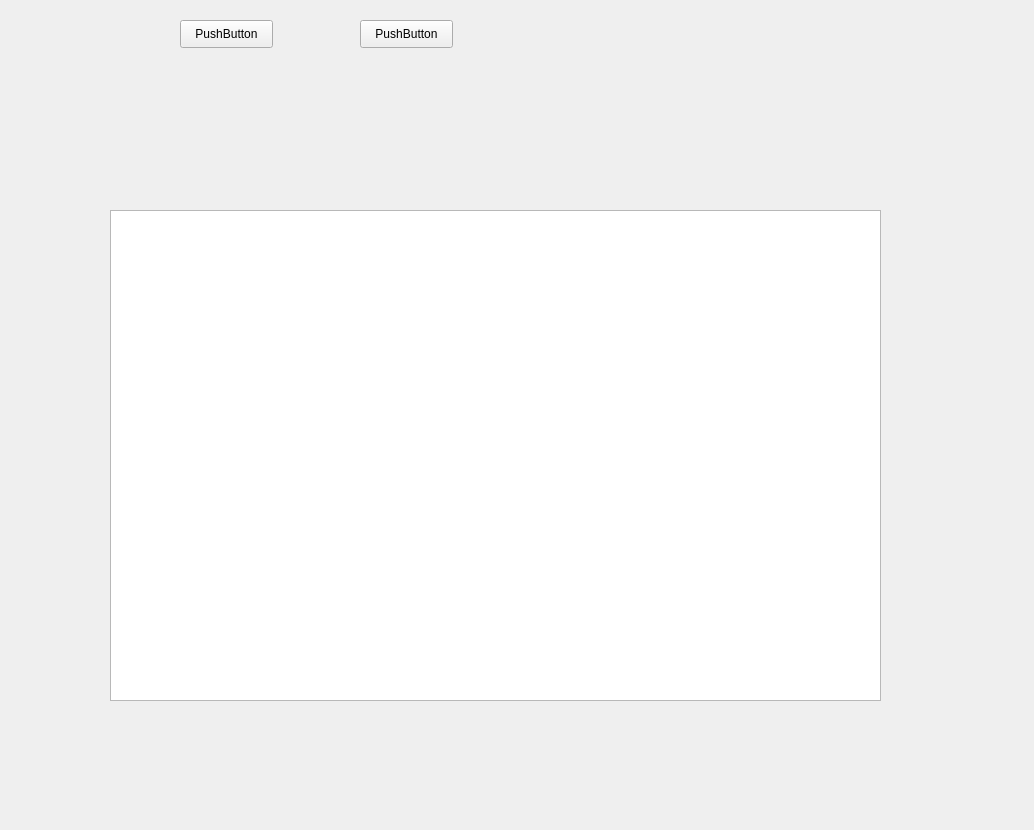
<?xml version="1.0" encoding="UTF-8"?>
<ui version="4.0">
 <class>Send</class>
 <widget class="QWidget" name="Send">
  <property name="geometry">
   <rect>
    <x>0</x>
    <y>0</y>
    <width>1034</width>
    <height>830</height>
   </rect>
  </property>
  <property name="windowTitle">
   <string>Form</string>
  </property>
  <widget class="QTextEdit" name="textEdit">
   <property name="geometry">
    <rect>
     <x>110</x>
     <y>210</y>
     <width>771</width>
     <height>491</height>
    </rect>
   </property>
  </widget>
  <widget class="QPushButton" name="pushButton">
   <property name="geometry">
    <rect>
     <x>180</x>
     <y>20</y>
     <width>93</width>
     <height>28</height>
    </rect>
   </property>
   <property name="text">
    <string>PushButton</string>
   </property>
  </widget>
  <widget class="QPushButton" name="pushButton_2">
   <property name="geometry">
    <rect>
     <x>360</x>
     <y>20</y>
     <width>93</width>
     <height>28</height>
    </rect>
   </property>
   <property name="text">
    <string>PushButton</string>
   </property>
  </widget>
 </widget>
 <resources/>
 <connections/>
</ui>
